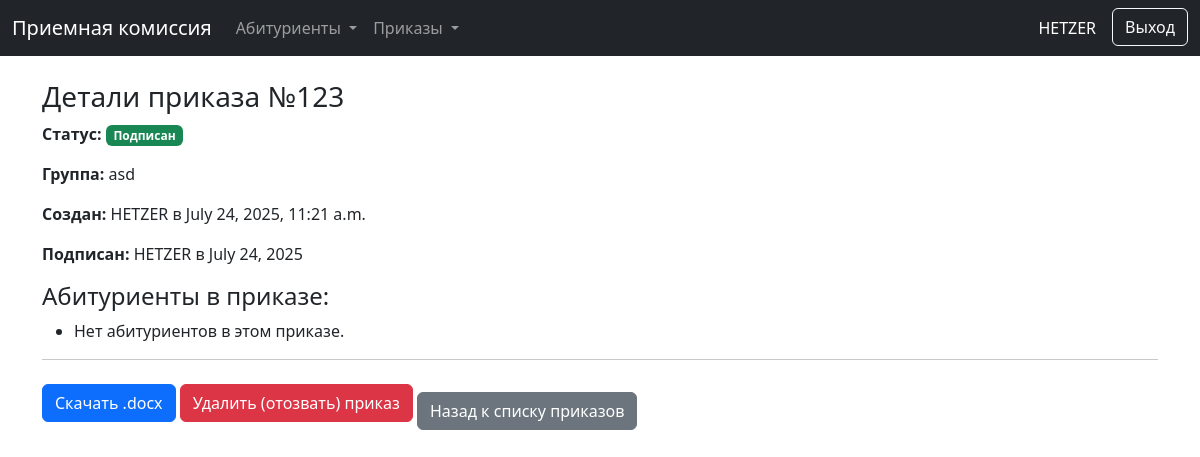
Screenshot of /orders//13/ (signed in) with the database file from the repository.
### orders/models.py (models this page shows, shortened)
class Order(models.Model):
    STATUS_CHOICES = [
        ('draft', 'Черновик'),
        ('signed', 'Подписан'),
    ]
    title = models.CharField(
        max_length=500,
        verbose_name="Заголовок приказа",
        default="Приказ о зачислении"
    )
    signer_title = models.CharField(
        max_length=255,
        default="Директор колледжа",
        verbose_name="Должность подписанта"
    )
    preamble = models.TextField(verbose_name="Преамбула (основание)", blank=True, null=True)
    order_number = models.CharField(max_length=50, blank=True, null=True, unique=True, verbose_name="Номер приказа")
    order_date = models.DateField(blank=True, null=True, verbose_name="Дата приказа")
    status = models.CharField(max_length=10, choices=STATUS_CHOICES, default='draft', verbose_name="Статус")
    group_name = models.CharField(max_length=100, verbose_name="Название группы")
    applicants = models.ManyToManyField(
        'enrollment.Applicant',
        related_name="orders",
        verbose_name="Абитуриенты в приказе"
    )
    created_by = models.ForeignKey(settings.AUTH_USER_MODEL, on_delete=models.PROTECT, related_name='created_orders', verbose_name="Кем создан")
    signed_by = models.ForeignKey(settings.AUTH_USER_MODEL, on_delete=models.PROTECT, related_name='signed_orders', null=True, blank=True, verbose_name="Кем подписан")
    created_at = models.DateTimeField(auto_now_add=True)
    updated_at = models.DateTimeField(auto_now=True)
    class Meta:
        verbose_name = "Приказ"
        verbose_name_plural = "Приказы"
        ordering = ['-order_date', '-created_at']

### orders/views.py (the view)
# urls.py: path('/<int:pk>/', views.OrderDetailView.as_view(), name='order_detail'),
class OrderDetailView(LoginRequiredMixin, PermissionRequiredMixin, DetailView):
    model = Order
    permission_required = 'orders.view_order'
    template_name = 'orders/order_detail.html'

### orders/templates/orders/order_detail.html
{% extends 'enrollment/base.html' %}
{% block content %}
<h3>Детали приказа {% if order.order_number %}№{{ order.order_number }}{% endif %}</h3>
<p><strong>Статус:</strong> <span class="badge bg-{% if order.status == 'signed' %}success{% else %}secondary{% endif %}">{{ order.get_status_display }}</span></p>
<p><strong>Группа:</strong> {{ order.group_name }}</p>
<p><strong>Создан:</strong> {{ order.created_by.username }} в {{ order.created_at }}</p>
{% if order.signed_by %}
<p><strong>Подписан:</strong> {{ order.signed_by.username }} в {{ order.order_date }}</p>
{% endif %}
<h4>Абитуриенты в приказе:</h4>
<ul>
    {% for applicant in order.applicants.all %}
    <li>{{ applicant.full_name }} ({{ applicant.payment_type }})</li>
    {% empty %}
    <li>Нет абитуриентов в этом приказе.</li>
    {% endfor %}
</ul>
<hr>
{% if order.status == 'draft' %}
  {% if perms.enrollment.change_order %}
    <h4>Подписать приказ (Admin)</h4>
    <form action="{% url 'sign_order' order.pk %}" method="post">
        {% csrf_token %}
        <div class="mb-3">
            <label for="order_number" class="form-label">Присвоить номер приказу:</label>
            <input type="text" name="order_number" required class="form-control" style="width: 200px;">
        </div>
        <button type="submit" class="btn btn-success">Подписать и присвоить номер</button>
    </form>
    <hr>
  {% endif %}
  {% if perms.enrollment.change_order %}
    <a href="{% url 'order_update' order.pk %}" class="btn btn-primary">Редактировать приказ</a>
  {% endif %}
{% elif order.status == 'signed' %}
  <a href="{% url 'download_order' order.pk %}" class="btn btn-primary">Скачать .docx</a>
  {% if perms.enrollment.delete_order %}
    <a href="{% url 'order_delete' order.pk %}" class="btn btn-danger">Удалить (отозвать) приказ</a>
  {% endif %}
{% endif %}
<a href="{% url 'order_list' %}" class="btn btn-secondary mt-3">Назад к списку приказов</a>
{% endblock %}

### enrollment/templates/enrollment/base.html (shortened to what this page needs)
<!DOCTYPE html>
<html lang="ru">
<head>
    <link href="https://cdn.jsdelivr.net/npm/bootstrap@5.3.2/dist/css/bootstrap.min.css" rel="stylesheet">
</head>
<body>
    <nav class="navbar navbar-expand-lg navbar-dark bg-dark mb-4">
    <div class="container-fluid">
        <a class="navbar-brand" href="{% url 'dashboard' %}">Приемная комиссия</a>
        <div class="collapse navbar-collapse" id="mainNavbar">
            <ul class="navbar-nav me-auto mb-2 mb-lg-0">
                {% if perms.enrollment.view_applicant or perms.enrollment.add_applicant %}
                <li class="nav-item dropdown">
                    <a class="nav-link dropdown-toggle" href="#" id="applicantsDropdown" role="button" data-bs-toggle="dropdown" aria-expanded="false">
                        Абитуриенты
                    </a>
                </li>
                {% endif %}
                {% if perms.enrollment.view_order or perms.enrollment.add_order %}
                <li class="nav-item dropdown">
                    <a class="nav-link dropdown-toggle" href="#" id="ordersDropdown" role="button" data-bs-toggle="dropdown" aria-expanded="false">
                        Приказы
                    </a>
                </li>
                {% endif %}
            </ul>
            <div class="d-flex">
                <span class="navbar-text text-white me-3">{{ user.username }}</span>
                <form action="{% url 'logout' %}" method="post">
                    <button type="submit" class="btn btn-outline-light">Выход</button>
                </form>
            </div>
        </div>
    </div>
</nav>
    <main class="container mt-4">
        {% block content %}{% endblock %}
    </main>
</body>
</html>

### rows the page displays
Order: order_number "123", status "Подписан", group_name "asd", created_by.username "HETZER", created_at "July 24, 2025, 11:21 a.m.", signed_by.username "HETZER", order_date "July 24, 2025"

### other values shown
{{ user.username }} "HETZER"
